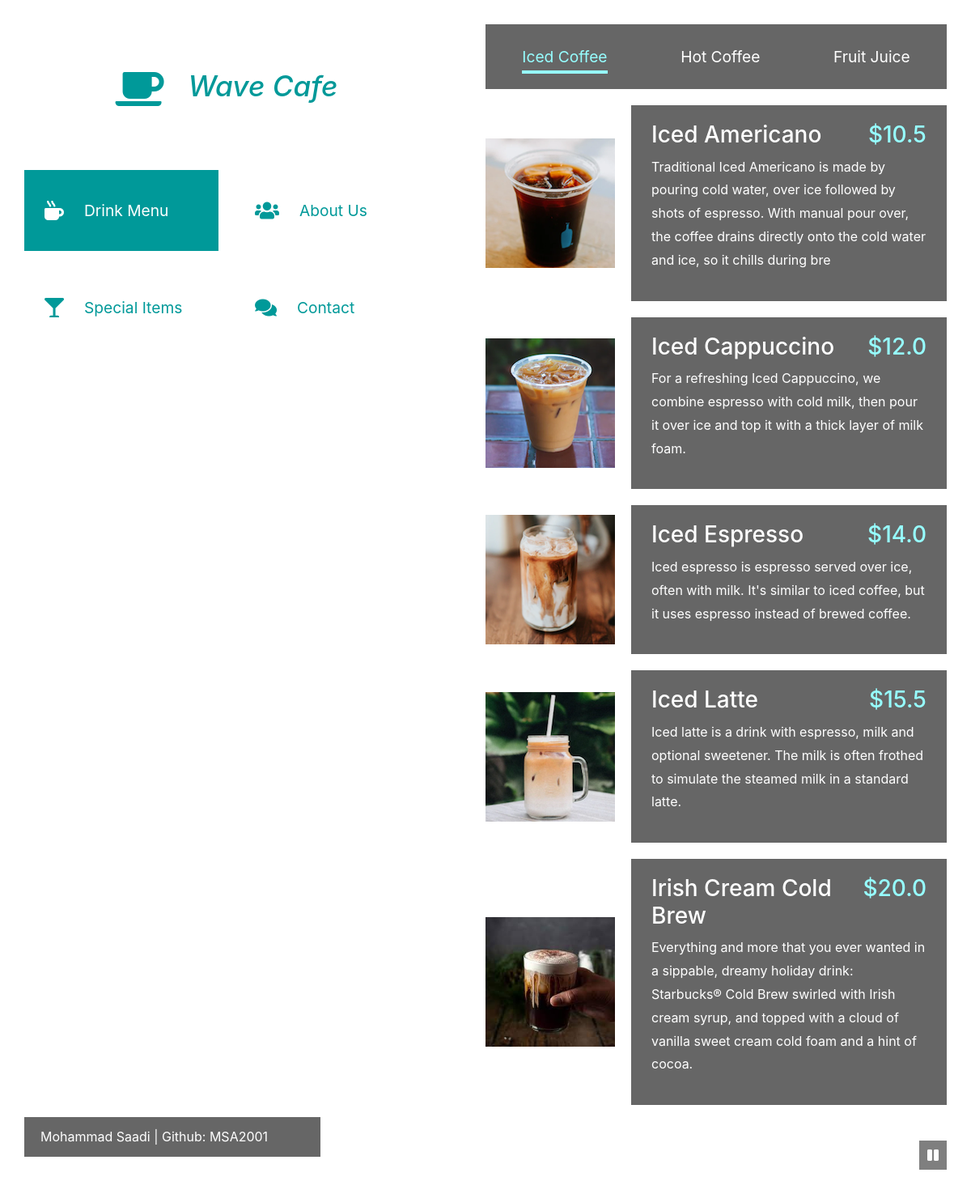
The page / on the database its author committed.
### home/models.py (models this page shows, shortened)
class Drink(models.Model):
    name = models.CharField(max_length=100)
    category = models.ManyToManyField(Category, related_name='drinks')
    detail = models.TextField(max_length=500)
    price = models.FloatField()
    image = models.ImageField(upload_to='images/drinks')
    def images(self):
        return format_html(f"<img src='{self.image.url}' width='30px' height='30px'> ")

### home/views.py (the view, shortened to what this page needs)
# urls.py: path('', views.HomeView.as_view(), name='home')
class HomeView(View):
    def get(self, request):
        cold_drinks = Drink.objects.filter(category=1)
        hot_drinks = Drink.objects.filter(category=2)
        fruit_drinks = Drink.objects.filter(category=3)
        special_drinks = Drink.objects.filter(category=4)
        about = About.objects.all().order_by('?')
        return render(request, 'home/index.html', {'cold_drinks': cold_drinks, 'hot_drinks': hot_drinks,
                                                   'fruit_drinks': fruit_drinks, 'special_drinks': special_drinks
                                                   , 'about': about})

### home/templates/home/index.html (shortened to what this page needs)
{% load static %}
<!DOCTYPE html>
<html lang="en">
<head>
    <link rel="stylesheet" href="{% static 'fontawesome/css/all.min.css' %}">
    <link rel="stylesheet" href="{% static 'css/tooplate-wave-cafe.css' %}">
    <link rel="stylesheet" href="https://cdn.jsdelivr.net/npm/bootstrap@4.0.0/dist/css/bootstrap.min.css">
</head>
<body>
  <div class="tm-container">
    <div class="tm-row">
      <div class="tm-left">
        <div class="tm-left-inner">
          <div class="tm-site-header">
            <i class="fas fa-coffee fa-3x tm-site-logo"></i>
            <h1 class="tm-site-name">Wave Cafe</h1>
          </div>
          <nav class="tm-site-nav">
            <ul class="tm-site-nav-ul">
              <li class="tm-page-nav-item">
                <a href="#drink" class="tm-page-link active">
                  <i class="fas fa-mug-hot tm-page-link-icon"></i>
                  <span>Drink Menu</span>
                </a>
              </li>
              <li class="tm-page-nav-item">
                <a href="#about" class="tm-page-link">
                  <i class="fas fa-users tm-page-link-icon"></i>
                  <span>About Us</span>
                </a>
              </li>
              <li class="tm-page-nav-item">
                <a href="#special" class="tm-page-link">
                  <i class="fas fa-glass-martini tm-page-link-icon"></i>
                  <span>Special Items</span>
                </a>
              </li>
              <li class="tm-page-nav-item">
                <a href="#contact" class="tm-page-link">
                  <i class="fas fa-comments tm-page-link-icon"></i>
                  <span>Contact</span>
                </a>
              </li>
            </ul>
          </nav>
        </div>
      </div>
      <div class="tm-right">
        <main class="tm-main">
          <div id="drink" class="tm-page-content">
            {% include 'includes/drinks_menu.html' %}
          </div>
        </main>
      </div>
    </div>
    <footer class="tm-site-footer">
      <p class="tm-black-bg tm-footer-text">Mohammad Saadi
      | Github: <a href="https://github.com/MSA2001" class="tm-footer-link" rel="sponsored" target="_parent">MSA2001</a></p>
    </footer>
  </div>
  <div class="tm-video-wrapper">
      <i id="tm-video-control-button" class="fas fa-pause"></i>
      <video autoplay muted loop id="tm-video">
          <source src="{% static 'video/wave-cafe-video-bg.mp4' %}" type="video/mp4">
      </video>
  </div>
</body>
</html>

### templates/includes/drinks_menu.html (shortened to what this page needs)
{% load static %}
<nav class="tm-black-bg tm-drinks-nav">
              <ul>
                <li>
                  <a href="#" class="tm-tab-link active" data-id="cold">Iced Coffee</a>
                </li>
                <li>
                  <a href="#" class="tm-tab-link" data-id="hot">Hot Coffee</a>
                </li>
                <li>
                  <a href="#" class="tm-tab-link" data-id="juice">Fruit Juice</a>
                </li>
              </ul>
            </nav>
            <div id="cold" class="tm-tab-content">
              <div class="tm-list">
              {% for drink in cold_drinks %}
                <div class="tm-list-item">
                  <img src="{{ drink.image.url }}" alt="Image" class="tm-list-item-img" height="160px" width="160px">
                  <div class="tm-black-bg tm-list-item-text">
                    <h3 class="tm-list-item-name">{{ drink.name }}<span class="tm-list-item-price">${{ drink.price }}</span></h3>
                    <p class="tm-list-item-description">{{ drink.detail }}</p>
                  </div>
                </div>
                {% endfor %}
              </div>
            </div>

### templates/includes/about.html (shortened to what this page needs)
{% load static %}

### templates/includes/special.html (shortened to what this page needs)
{% load static %}

### templates/includes/contactus.html (shortened to what this page needs)
{% load static %}

### static/css/tooplate-wave-cafe.css (style rules this page uses)
html { scroll-behavior: smooth; }
body { margin: 0; padding: 0; font-family: 'Open Sans', Arial, Helvetica, sans-serif; font-size: 18px; overflow-x: hidden; background-color: #1E5050; }
ul { padding: 0; margin: 0; }
nav > ul > li { list-style: none; }
a { color: #3CF; text-decoration: none; transition: all 0.3s ease; }
p { line-height: 1.8; margin-top: 0; }
#tm-video { position: fixed; right: 0; bottom: 0; z-index: -1000; }
.tm-video-wrapper { position: relative; }
#tm-video-control-button { cursor: pointer; position: fixed; bottom: 30px; right: 30px; z-index: 1000; background-color: rgba(0,0,0,0.5); color: white; padding: 10px; }
.tm-container { padding: 30px; }
.tm-row { display: flex; justify-content: space-between; }
.tm-left, .tm-right { width: 50%; }
.tm-left-inner { position: fixed; }
.tm-site-header { background-color: white; color: #099; width: 100%; height: 160px; display: flex; align-items: center; justify-content: center; }
.tm-site-logo { margin-right: 30px; }
.tm-site-name { font-size: 2.2rem; font-style: italic; }
.tm-left-inner { max-width: 500px; width: 100%; }
.tm-site-nav-ul { display: flex; flex-wrap: wrap; justify-content: space-between; }
.tm-page-nav-item { margin-top: 20px; }
.tm-page-link { min-width: 240px; height: 100px; background-color: white; color: #099; display: flex; text-decoration: none; align-items: center; font-size: 1.2rem; }
.tm-page-link:hover, .tm-page-link.active { background-color: #099; color: white; }
.tm-page-link-icon { margin-right: 25px; margin-left: 25px; font-size: 1.5rem; }
.tm-black-bg { background-color: rgba(0,0,0,0.6); color: white; }
.tm-drinks-nav > ul > li { display: inline-block; }
.tm-drinks-nav > ul > li > a { color: white; font-size: 1.2rem; padding-top: 15px; padding-bottom: 5px; border-bottom: 3px solid transparent; }
.tm-drinks-nav { height: 80px; }
.tm-main { max-width: 660px; }
.tm-drinks-nav > ul { display: flex; align-items: center; justify-content: space-around; height: 100%; }
.tm-drinks-nav > ul > li a.active, .tm-drinks-nav > ul > li a:hover { color: #96FEFF; border-bottom: 4px solid #96FEFF; }
.tm-list-item { display: flex; align-items: center; justify-content: space-between; margin-top: 20px; }
.tm-list-item-img { margin-right: 20px; width: 160px; height: 160px; background-color: #099; }
.tm-list-item-text { padding: 20px 25px; flex: 1; }
.tm-list-item-name { display: flex; justify-content: space-between; margin-top: 0; }
.tm-list-item-price { color: #96FEFF; }
.tm-site-footer { margin-top: 15px; }
.tm-footer-text { padding: 10px 65px 10px 20px; display: inline-block; }
.tm-footer-link { color: white; }
.tm-tab-content { animation: fadeEffect 1s; }
.tm-page-content { animation: fadeEffect 1s; }

### rows shown on the page
Drink: image (picture), name "Iced Americano", price "10.5", detail "Traditional Iced Americano is made by pouring cold water, over ice followed by shots of espresso. With manual pour over, the coffee drains directly onto the cold water and ice, so it chills during bre"
Drink: image (picture), name "Iced Cappuccino", price "12.0", detail "For a refreshing Iced Cappuccino, we combine espresso with cold milk, then pour it over ice and top it with a thick layer of milk foam."
Drink: image (picture), name "Iced Espresso", price "14.0", detail "Iced espresso is espresso served over ice, often with milk. It's similar to iced coffee, but it uses espresso instead of brewed coffee."
Drink: image (picture), name "Iced Latte", price "15.5", detail "Iced latte is a drink with espresso, milk and optional sweetener. The milk is often frothed to simulate the steamed milk in a standard latte."
Drink: image (picture), name "Irish Cream Cold Brew", price "20.0", detail "Everything and more that you ever wanted in a sippable, dreamy holiday drink: Starbucks® Cold Brew swirled with Irish cream syrup, and topped with a cloud of vanilla sweet cream cold foam and a hint of cocoa."
